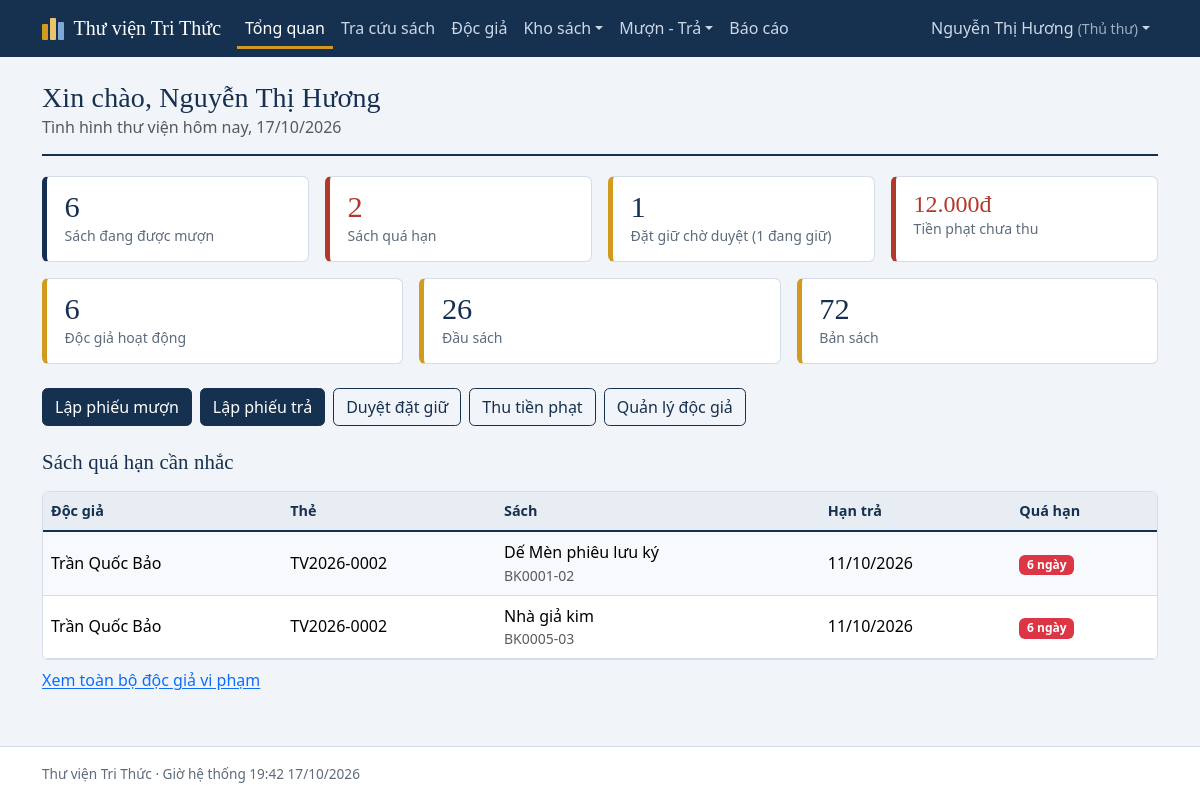
Page /staff/index.php (signed in) on the committed database.
### tables this page shows
CREATE TABLE users (
  user_id            BIGINT AUTO_INCREMENT PRIMARY KEY,
  role_id            INT NOT NULL,
  username           VARCHAR(50)  NOT NULL UNIQUE,
  email              VARCHAR(100) NOT NULL UNIQUE,
  password_hash      VARCHAR(255) NOT NULL,
  full_name          VARCHAR(100) NOT NULL,
  phone              VARCHAR(20)  NULL,
  address            VARCHAR(255) NULL,
  status             ENUM('ACTIVE','LOCKED','INACTIVE') NOT NULL DEFAULT 'ACTIVE',
  failed_login_count INT NOT NULL DEFAULT 0,
  locked_until       DATETIME NULL,
  created_at         DATETIME NOT NULL DEFAULT CURRENT_TIMESTAMP,
  CONSTRAINT fk_users_role FOREIGN KEY (role_id) REFERENCES roles(role_id)
);

CREATE TABLE roles (
  role_id    INT AUTO_INCREMENT PRIMARY KEY,
  role_code  VARCHAR(20)  NOT NULL UNIQUE,       
  role_name  VARCHAR(50)  NOT NULL
);

CREATE TABLE loan_items (
  loan_item_id        BIGINT AUTO_INCREMENT PRIMARY KEY,
  loan_id             BIGINT NOT NULL,
  copy_id             BIGINT NOT NULL,
  reservation_id      BIGINT NULL,
  return_id           BIGINT NULL,
  due_date            DATE NOT NULL,
  return_date         DATETIME NULL,
  renewal_count       INT NOT NULL DEFAULT 0,
  condition_on_loan   ENUM('NORMAL','DAMAGED') NOT NULL DEFAULT 'NORMAL',
  condition_on_return ENUM('NORMAL','DAMAGED','LOST') NULL,
  status              ENUM('BORROWING','RETURNED','LOST') NOT NULL DEFAULT 'BORROWING',
  INDEX idx_li_status_due (status, due_date),
  INDEX idx_li_copy (copy_id, status),
  CONSTRAINT fk_li_loan FOREIGN KEY (loan_id)        REFERENCES loans(loan_id),
  CONSTRAINT fk_li_copy FOREIGN KEY (copy_id)        REFERENCES book_copies(copy_id),
  CONSTRAINT fk_li_res  FOREIGN KEY (reservation_id) REFERENCES reservations(reservation_id),
  CONSTRAINT fk_li_ret  FOREIGN KEY (return_id)      REFERENCES return_receipts(return_id)
);

CREATE TABLE library_cards (
  card_id     BIGINT AUTO_INCREMENT PRIMARY KEY,
  reader_id   BIGINT NOT NULL,
  card_no     VARCHAR(20) NOT NULL UNIQUE,
  issue_date  DATE NOT NULL,
  expiry_date DATE NOT NULL,
  status      ENUM('ACTIVE','LOCKED','INACTIVE') NOT NULL DEFAULT 'ACTIVE',
  CONSTRAINT fk_card_reader FOREIGN KEY (reader_id) REFERENCES users(user_id)
);

CREATE TABLE book_titles (
  title_id     BIGINT AUTO_INCREMENT PRIMARY KEY,
  isbn         VARCHAR(20)  NOT NULL UNIQUE,
  title        VARCHAR(255) NOT NULL,
  category_id  INT NULL,
  publisher_id INT NULL,
  publish_year INT NULL,
  description  TEXT NULL,
  cover_image  VARCHAR(255) NULL,
  status       ENUM('ACTIVE','DISCONTINUED') NOT NULL DEFAULT 'ACTIVE',
  created_at   DATETIME NOT NULL DEFAULT CURRENT_TIMESTAMP,
  FULLTEXT KEY ft_title (title),
  CONSTRAINT fk_bt_cat FOREIGN KEY (category_id)  REFERENCES categories(category_id),
  CONSTRAINT fk_bt_pub FOREIGN KEY (publisher_id) REFERENCES publishers(publisher_id)
);

CREATE TABLE book_copies (
  copy_id          BIGINT AUTO_INCREMENT PRIMARY KEY,
  title_id         BIGINT NOT NULL,
  location_id      INT NULL,
  barcode          VARCHAR(30) NOT NULL UNIQUE,
  price            DECIMAL(12,2) NOT NULL DEFAULT 0,
  condition_status ENUM('NORMAL','DAMAGED') NOT NULL DEFAULT 'NORMAL',
  status           ENUM('AVAILABLE','RESERVED','BORROWED','LOST','DAMAGED','INACTIVE') NOT NULL DEFAULT 'AVAILABLE',
  acquired_date    DATE NOT NULL,
  INDEX idx_copy_title_status (title_id, status),
  CONSTRAINT fk_copy_title FOREIGN KEY (title_id)    REFERENCES book_titles(title_id),
  CONSTRAINT fk_copy_loc   FOREIGN KEY (location_id) REFERENCES storage_locations(location_id)
);

### includes/init.php (called while the page is built, shortened)
<?php
function cfg(string $key, $default = null) {
    $v = $GLOBALS['CFG'];
    foreach (explode('.', $key) as $k) {
        $v = $v[$k];
    }
    return $v;
}
function url(string $path = ''): string { return BASE_URL . '/' . ltrim($path, '/'); }
function e($s): string { return htmlspecialchars((string)$s, ENT_QUOTES, 'UTF-8'); }
function db(): PDO {
    static $pdo = null;
    if ($pdo) return $pdo;
    $c = cfg('db');
    try {
        $pdo = new PDO("mysql:host={$c['host']};dbname={$c['name']};charset={$c['charset']}", $c['user'], $c['pass'], [
            PDO::ATTR_ERRMODE => PDO::ERRMODE_EXCEPTION,
            PDO::ATTR_DEFAULT_FETCH_MODE => PDO::FETCH_ASSOC,
            PDO::ATTR_EMULATE_PREPARES => false,
        ]);
    } catch (PDOException $ex) {
        http_response_code(500);
        exit('<meta charset="utf-8"><h3>Không kết nối được cơ sở dữ liệu</h3><p>Hãy bật MySQL trong XAMPP, import <code>database/library_db.sql</code> bằng phpMyAdmin và kiểm tra <code>config/config.php</code>.</p>');
    }
    $pdo->exec("SET time_zone = '" . (new DateTime())->format('P') . "'");
    return $pdo;
}
function run(string $sql, array $p = []): PDOStatement { $st = db()->prepare($sql); $st->execute($p); return $st; }
function fetch_one(string $sql, array $p = []): ?array { $r = run($sql, $p)->fetch(); return $r === false ? null : $r; }
function fetch_all(string $sql, array $p = []): array { return run($sql, $p)->fetchAll(); }
function money($n): string { return number_format((float)$n, 0, ',', '.') . 'đ'; }
function dmy(?string $d): string { return $d ? date('d/m/Y', strtotime($d)) : '—'; }
function user(): ?array {
    static $u = false;
    if ($u !== false) return $u;
    $u = null;
    if (!empty($_SESSION['uid'])) {
        $r = fetch_one("SELECT u.*, r.role_code, r.role_name FROM users u JOIN roles r ON r.role_id = u.role_id WHERE u.user_id = ?", [$_SESSION['uid']]);
        if ($r && $r['status'] === 'ACTIVE') $u = $r; else unset($_SESSION['uid']);
    }
    return $u;
}
function is_staff(?array $u = null): bool { $u = $u ?? user(); return $u && in_array($u['role_code'], ['LIBRARIAN', 'ADMIN'], true); }
function is_admin(?array $u = null): bool { $u = $u ?? user(); return $u && $u['role_code'] === 'ADMIN'; }
function require_login(array $roles = []): array {
    $u = user();
    return $u;
}
function require_staff(): array { return require_login(['LIBRARIAN', 'ADMIN']); }
require_once ROOT . '/includes/layout.php';

### staff/index.php (the view)
<?php
require __DIR__ . '/../includes/init.php';
$u = require_staff();
$s = [
  'borrowing' => (int)fetch_val("SELECT COUNT(*) FROM loan_items WHERE status = 'BORROWING'"),
  'overdue'   => (int)fetch_val("SELECT COUNT(*) FROM loan_items WHERE status = 'BORROWING' AND due_date < CURDATE()"),
  'pending'   => (int)fetch_val("SELECT COUNT(*) FROM reservations WHERE status = 'PENDING'"),
  'holding'   => (int)fetch_val("SELECT COUNT(*) FROM reservations WHERE status = 'APPROVED'"),
  'unpaid'    => (float)fetch_val("SELECT COALESCE(SUM(total_amount),0) FROM fines WHERE status = 'UNPAID'"),
  'readers'   => (int)fetch_val("SELECT COUNT(*) FROM users u JOIN roles r ON r.role_id = u.role_id WHERE r.role_code = 'READER' AND u.status = 'ACTIVE'"),
  'titles'    => (int)fetch_val("SELECT COUNT(*) FROM book_titles WHERE status = 'ACTIVE'"),
  'copies'    => (int)fetch_val("SELECT COUNT(*) FROM book_copies WHERE status NOT IN ('INACTIVE','LOST')"),
];
$overdue = fetch_all("SELECT li.due_date, c.barcode, t.title, u.full_name, lc.card_no, DATEDIFF(CURDATE(), li.due_date) AS late
    FROM loan_items li JOIN loans l ON l.loan_id = li.loan_id JOIN users u ON u.user_id = l.reader_id JOIN library_cards lc ON lc.card_id = l.card_id
    JOIN book_copies c ON c.copy_id = li.copy_id JOIN book_titles t ON t.title_id = c.title_id
    WHERE li.status = 'BORROWING' AND li.due_date < CURDATE() ORDER BY li.due_date LIMIT 8");
page_start('Tổng quan');
page_head('Xin chào, ' . $u['full_name'], 'Tình hình thư viện hôm nay, ' . date('d/m/Y'));
?>
<div class="row g-3 mb-4">
  <div class="col-6 col-lg-3"><div class="stat"><div class="n"><?= $s['borrowing'] ?></div><div class="l">Sách đang được mượn</div></div></div>
  <div class="col-6 col-lg-3"><div class="stat <?= $s['overdue'] ? 'bad' : '' ?>"><div class="n"><?= $s['overdue'] ?></div><div class="l">Sách quá hạn</div></div></div>
  <div class="col-6 col-lg-3"><div class="stat <?= $s['pending'] ? 'warn' : '' ?>"><div class="n"><?= $s['pending'] ?></div><div class="l">Đặt giữ chờ duyệt (<?= $s['holding'] ?> đang giữ)</div></div></div>
  <div class="col-6 col-lg-3"><div class="stat <?= $s['unpaid'] > 0 ? 'bad' : '' ?>"><div class="n" style="font-size:1.5rem"><?= money($s['unpaid']) ?></div><div class="l">Tiền phạt chưa thu</div></div></div>
  <div class="col-4"><div class="stat warn"><div class="n"><?= $s['readers'] ?></div><div class="l">Độc giả hoạt động</div></div></div>
  <div class="col-4"><div class="stat warn"><div class="n"><?= $s['titles'] ?></div><div class="l">Đầu sách</div></div></div>
  <div class="col-4"><div class="stat warn"><div class="n"><?= $s['copies'] ?></div><div class="l">Bản sách</div></div></div>
</div>
<div class="d-flex flex-wrap gap-2 mb-4">
  <a class="btn btn-primary" href="<?= e(url('staff/loan_new.php')) ?>">Lập phiếu mượn</a>
  <a class="btn btn-primary" href="<?= e(url('staff/return.php')) ?>">Lập phiếu trả</a>
  <a class="btn btn-outline-primary" href="<?= e(url('staff/reservations.php')) ?>">Duyệt đặt giữ</a>
  <a class="btn btn-outline-primary" href="<?= e(url('staff/fines.php')) ?>">Thu tiền phạt</a>
  <a class="btn btn-outline-primary" href="<?= e(url('staff/readers.php')) ?>">Quản lý độc giả</a>
</div>
<h2 class="mb-3">Sách quá hạn cần nhắc</h2>
<?php if (!$overdue): ?><div class="alert alert-light border">Không có sách nào quá hạn.</div>
<?php else: ?>
<div class="table-wrap"><div class="table-responsive"><table class="table table-striped mb-0">
  <thead><tr><th>Độc giả</th><th>Thẻ</th><th>Sách</th><th>Hạn trả</th><th>Quá hạn</th></tr></thead><tbody>
  <?php foreach ($overdue as $o): ?>
  <tr><td><?= e($o['full_name']) ?></td><td><?= e($o['card_no']) ?></td><td><?= e($o['title']) ?><div class="small text-muted"><?= e($o['barcode']) ?></div></td>
    <td><?= dmy($o['due_date']) ?></td><td><span class="badge text-bg-danger"><?= (int)$o['late'] ?> ngày</span></td></tr>
  <?php endforeach; ?></tbody></table></div></div>
<p class="mt-2"><a href="<?= e(url('staff/reports.php?r=violators')) ?>">Xem toàn bộ độc giả vi phạm</a></p>
<?php endif; ?>
<?php page_end();

### includes/layout.php (shortened to what this page needs)
<?php
function nav_link(string $path, string $label, string $cur): string {
    $active = $cur === url($path) ? ' active' : '';
    return '<li class="nav-item"><a class="nav-link' . $active . '" href="' . e(url($path)) . '">' . e($label) . '</a></li>';
}
function nav_dropdown(string $label, array $items, string $cur): string {
    $on = false; $li = '';
    foreach ($items as $path => $text) {
        $a = ($cur === url($path)); $on = $on || $a;
        $li .= '<li><a class="dropdown-item' . ($a ? ' active' : '') . '" href="' . e(url($path)) . '">' . e($text) . '</a></li>';
    }
    return '<li class="nav-item dropdown"><a class="nav-link dropdown-toggle' . ($on ? ' active' : '') . '" href="#" role="button" data-bs-toggle="dropdown" aria-expanded="false">' . e($label) . '</a><ul class="dropdown-menu">' . $li . '</ul></li>';
}
function page_start(string $title, array $o = []): void {
    $u = user();
    $cur = $_SERVER['SCRIPT_NAME'] ?? '';
    $app = cfg('app.name');
    ?><!doctype html>
<html lang="vi">
<head>
<link rel="stylesheet" href="<?= e(url('assets/vendor/bootstrap/bootstrap.min.css')) ?>">
<link rel="stylesheet" href="<?= e(url('assets/css/style.css')) ?>">
</head>
<body>
<nav class="navbar navbar-expand-lg app-nav no-print">
  <div class="container">
    <a class="navbar-brand" href="<?= e(url($u && is_staff($u) ? 'staff/index.php' : 'index.php')) ?>">
      <span class="spines" aria-hidden="true"><i></i><i></i><i></i></span><?= e($app) ?>
    </a>
    <div class="collapse navbar-collapse" id="nav">
      <ul class="navbar-nav me-auto">
<?php
    if ($u && is_staff($u)) {
        echo nav_link('staff/index.php', 'Tổng quan', $cur);
        echo nav_link('index.php', 'Tra cứu sách', $cur);
        echo nav_link('staff/readers.php', 'Độc giả', $cur);
        echo nav_dropdown('Kho sách', ['staff/titles.php' => 'Đầu sách', 'staff/copies.php' => 'Bản sách', 'staff/locations.php' => 'Kho / kệ / vị trí'], $cur);
        echo nav_dropdown('Mượn - Trả', ['staff/loan_new.php' => 'Lập phiếu mượn', 'staff/return.php' => 'Lập phiếu trả', 'staff/reservations.php' => 'Duyệt đặt giữ', 'staff/fines.php' => 'Tiền phạt'], $cur);
        echo nav_link('staff/reports.php', 'Báo cáo', $cur);
    } elseif ($u) {
        echo nav_link('index.php', 'Tra cứu sách', $cur);
        echo nav_link('reader/reservations.php', 'Đặt giữ của tôi', $cur);
        echo nav_link('reader/history.php', 'Mượn - trả - phạt', $cur);
    } else {
        echo nav_link('index.php', 'Tra cứu sách', $cur);
    }
?>
      </ul>
      <ul class="navbar-nav align-items-lg-center">
<?php if ($u): ?>
        <li class="nav-item dropdown">
          <a class="nav-link dropdown-toggle" href="#" role="button" data-bs-toggle="dropdown" aria-expanded="false"><?= e($u['full_name']) ?> <small class="opacity-75">(<?= e($u['role_name']) ?>)</small></a>
        </li>
<?php else: ?>
        <li class="nav-item"><a class="nav-link" href="<?= e(url('login.php')) ?>">Đăng nhập</a></li>
        <li class="nav-item"><a class="btn btn-sm btn-accent ms-lg-2" href="<?= e(url('register.php')) ?>">Đăng ký</a></li>
<?php endif; ?>
      </ul>
    </div>
  </div>
</nav>
<main class="container py-4">
<?php
}
function page_end(): void {
    ?></main>
<footer class="app-footer no-print"><div class="container"><?= e(cfg('app.name')) ?> · Giờ hệ thống <?= date('H:i d/m/Y') ?></div></footer>
</body>
</html>
<?php
}
function page_head(string $h, string $sub = '', string $actions = ''): void {
    echo '<div class="page-head"><div><h1>' . e($h) . '</h1>' . ($sub !== '' ? '<p class="text-muted mb-0">' . e($sub) . '</p>' : '') . '</div>' . ($actions !== '' ? '<div class="no-print">' . $actions . '</div>' : '') . '</div>';
}

### rows in the picture
users: full_name "Nguyễn Thị Hương", role.role_name "Thủ thư"
loan_items: users.full_name "Trần Quốc Bảo", library_cards.card_no "TV2026-0002", book_titles.title "Dế Mèn phiêu lưu ký", copy.barcode "BK0001-02", due_date "11/10/2026", late "6"
loan_items: users.full_name "Trần Quốc Bảo", library_cards.card_no "TV2026-0002", book_titles.title "Nhà giả kim", copy.barcode "BK0005-03", due_date "11/10/2026", late "6"

### other values in the picture
$app "Thư viện Tri Thức"
$label "Tổng quan Tra cứu sách Độc giả Báo cáo"
$label "Kho sách Mượn - Trả"
$h "Xin chào, Nguyễn Thị Hương"
$sub "Tình hình thư viện hôm nay, 17/10/2026"
$s['borrowing'] "6"
$s['overdue'] "2"
$s['pending'] "1"
$s['holding'] "1"
money($s['unpaid']) "12.000đ"
$s['readers'] "6"
$s['titles'] "26"
$s['copies'] "72"
cfg('app.name') "Thư viện Tri Thức"
